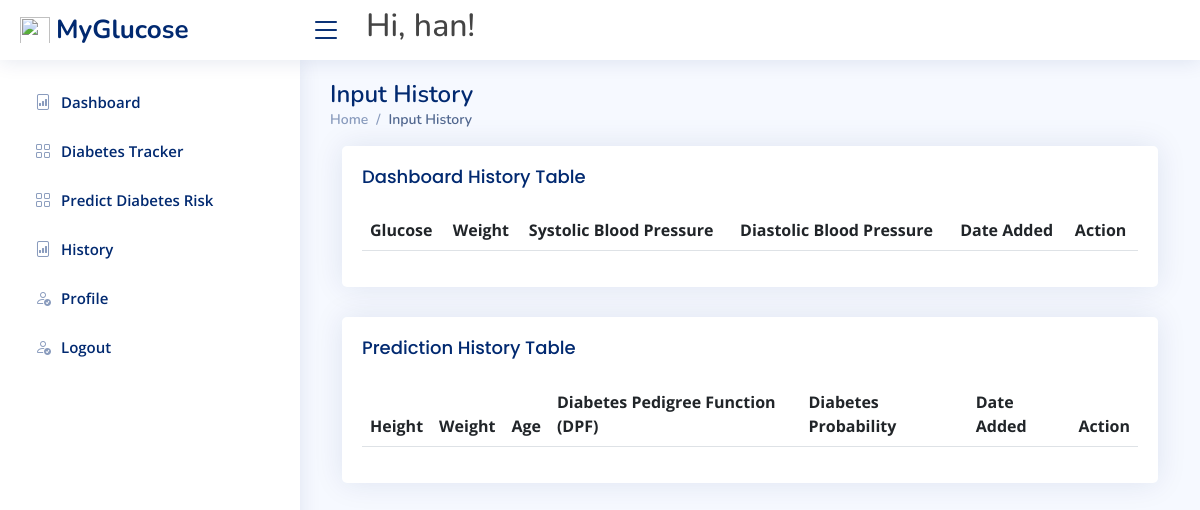
/history/ (signed in), run on an earlier commit of the app's database.
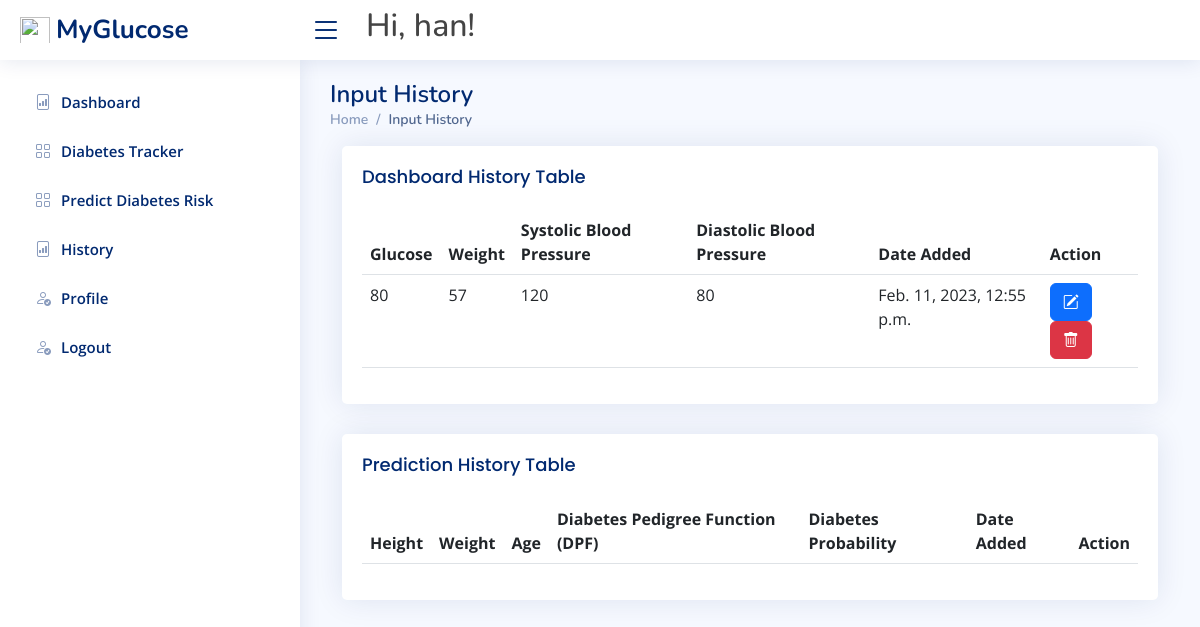
And on a later commit of the database.
### dashboard/models.py (models this page shows, shortened)
class DashboardData(models.Model):
	author = models.ForeignKey(User, on_delete=models.CASCADE)
	glucose = models.IntegerField(null=True)
	weight = models.IntegerField(null=True)
	systolic_bp = models.IntegerField(null=True)
	diastolic_bp = models.IntegerField(null=True)
	dateNow = models.DateTimeField(auto_now_add=True)

### dashboard/views.py (the view)
# urls.py: path('history/', views.history, name='dashboard-history'),
@login_required
def history(request):
	dashboardInfo = DashboardData.objects.filter(author = request.user)
	predictionInfo = PredictionData.objects.filter(author = request.user)
	context = {
		'dashboardInfo': dashboardInfo,
		'predictionInfo':predictionInfo
	}
	return render(request, 'dashboard/history.html', context)

### templates/dashboard/history.html (shortened to what this page needs)
{% extends 'partials/base.html' %}
{% block content %}
<div class="pagetitle">
  <h1>Input History</h1>
  <nav>
    <ol class="breadcrumb">
      <li class="breadcrumb-item"><a href="index.html">Home</a></li>
      <li class="breadcrumb-item active">Input History</li>
    </ol>
  </nav>
</div>
<div class="container">
  <div class="row">
    <div class="col-md-12">
      <div class="card">
        <div class="card-body">
          <h5 class="card-title">Dashboard History Table</h5>
          <table class="table">
            <thead>
              <tr>
                <th scope="col">Glucose</th>
                <th scope="col">Weight</th>
                <th scope="col">Systolic Blood Pressure</th>
                <th scope="col">Diastolic Blood Pressure</th>
                <th scope="col">Date Added</th>
                <th scope="col">Action</th>
              </tr>
            </thead>
            <tbody>
            {% for dashboardInfo in dashboardInfo %}
            <tr>
              <td>{{dashboardInfo.glucose}}</td>
              <td>{{dashboardInfo.weight}}</td>
              <td>{{dashboardInfo.systolic_bp}}</td>
              <td>{{dashboardInfo.diastolic_bp}}</td>
              <td>{{dashboardInfo.dateNow}}</td>
              <td><a href="{% url 'history-edit' dashboardInfo.id %}" class="modalbtn btn btn-primary"><i class="bi bi-pencil-square"></i></a> <a href="{% url 'history-delete' dashboardInfo.id %}" class="btn btn-danger"><i class="bi bi-trash"></i></a></td>
            </tr>
            {% endfor %}
            </tbody>
          </table>
        </div>
      </div>
    </div>
  </div>
    <div class="row">
    <div class="col-md-12">
      <div class="card">
        <div class="card-body">
          <h5 class="card-title">Prediction History Table</h5>
          <table class="table">
            <thead>
              <tr>
                <th scope="col">Height</th>
                <th scope="col">Weight</th>
                <th scope="col">Age</th>
                <th scope="col">Diabetes Pedigree Function (DPF)</th>
                <th scope="col">Diabetes Probability</th>
                <th scope="col">Date Added</th>
                <th scope="col">Action</th>
              </tr>
            </thead>
          </table>
        </div>
      </div>
    </div>
  </div>
</div>
{% endblock %}

What changed in the data, as far as the page shows it:
added DashboardData: glucose "80", weight "57", systolic_bp "120", diastolic_bp "80", dateNow "Feb. 11, 2023, 12:55 p.m."
